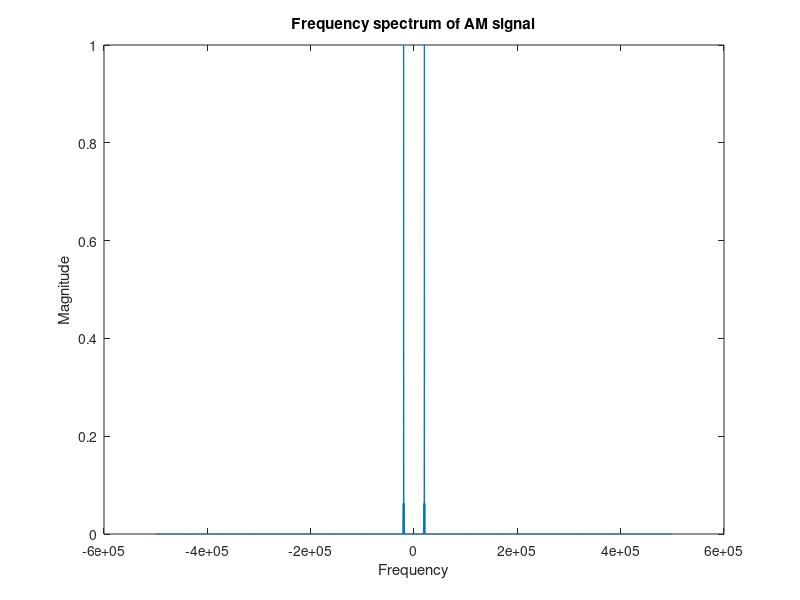
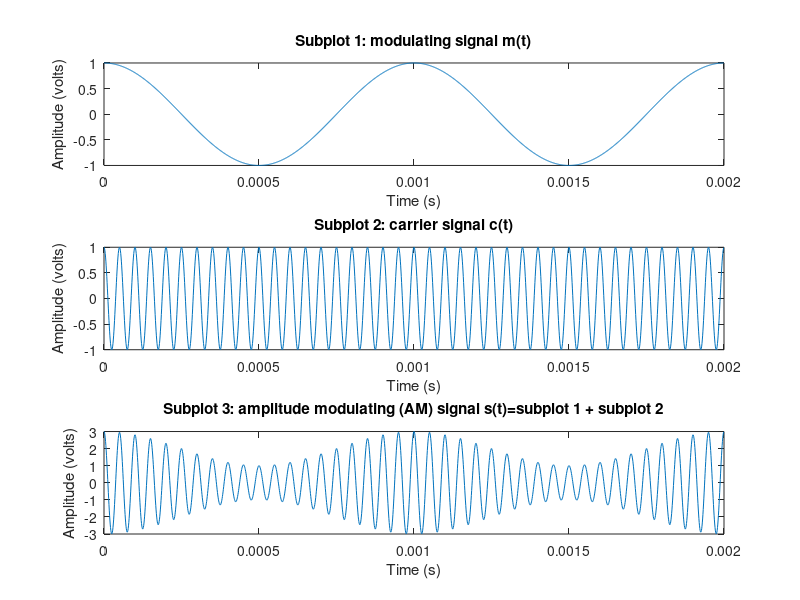
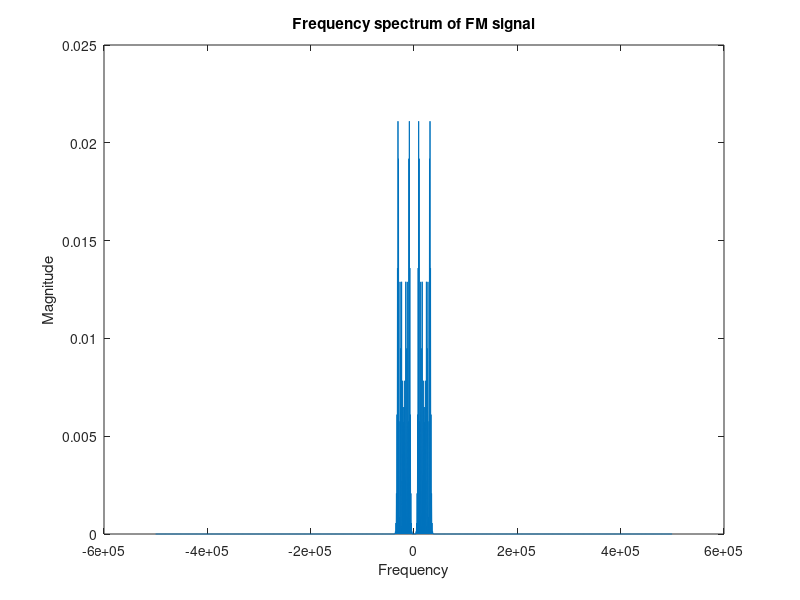
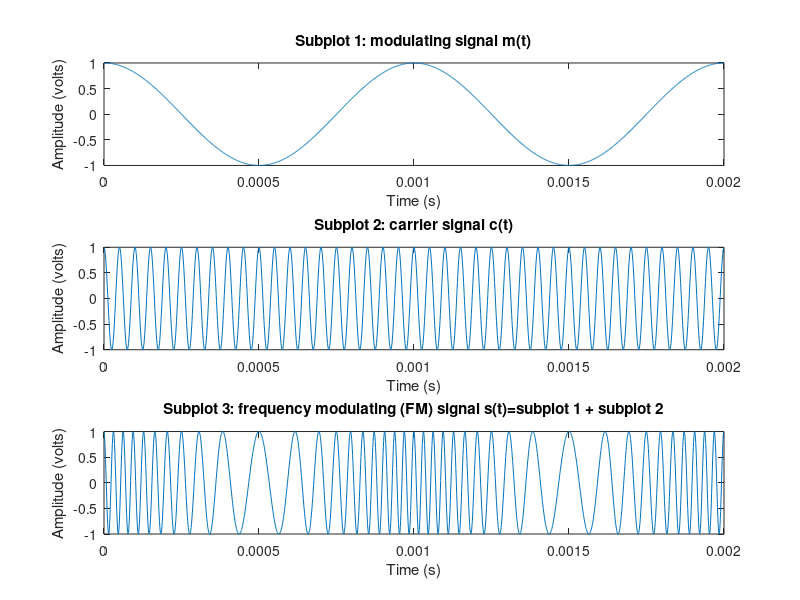

Here is the MATLAB script that generated these plots, in order:
fc = 20000;                     %Carrier frequency = 20 KHz
fm = 1000;                      %Modulating frequency = 1 KHz
fs = 50*fc;                     %Sampling frequency
ti = 0;                         %Intial time = 0 ms
tf = 0.002;                     %Final time = 2 ms
ts = 1/fs;                      %Sampling time
t = (ti:ts:tf-ts);              %Time vector

%1 amplitude modulated waveform (AM), K = 2V DC
K = 2;

m_t = cos(2*pi*fm*t);
c_t = cos(2*pi*fc*t);
s_t_1 = (m_t + K).*c_t;

L1=length(s_t_1);
spec_s_t_1 = (fftshift(abs(fft(s_t_1))).^2)/(L1^2);
freq1 = [-L1/2:1:L1/2-1]*fs/L1;
figure(1);
plot(freq1, spec_s_t_1);
title("Frequency spectrum of AM signal");
xlabel('Frequency');
ylabel('Magnitude');

figure(2);
subplot(3, 1, 1);
plot(t, m_t);
title("Subplot 1: modulating signal m(t)");
xlabel('Time (s)');
ylabel('Amplitude (volts)');

subplot(3, 1, 2);
plot(t, c_t);
title("Subplot 2: carrier signal c(t)");
xlabel('Time (s)');
ylabel('Amplitude (volts)');

subplot(3, 1, 3);
plot(t, s_t_1);
title("Subplot 3: amplitude modulating (AM) signal s(t)=subplot 1 + subplot 2");
xlabel('Time (s)');
ylabel('Amplitude (volts)');

%2 frequency modulated waveform (FM), A = 1 V (amplitude)
A = 1;
int_m_t = cumsum(m_t);
Kf = 2/(max(int_m_t));

s_t_2 = A*cos(2*pi*fc*t + 2*pi*Kf*int_m_t);

L2=length(s_t_2);
spec_s_t_2 = (fftshift(abs(fft(s_t_2))).^2)/(L2^2);
freq2 = [-L2/2:1:L2/2-1]*fs/L2;
figure(3);
plot(freq2, spec_s_t_2);
title("Frequency spectrum of FM signal");
xlabel('Frequency');
ylabel('Magnitude');

figure (4);
subplot(3, 1, 1);
plot(t, m_t);
title("Subplot 1: modulating signal m(t)");
xlabel('Time (s)');
ylabel('Amplitude (volts)');

subplot(3, 1, 2);
plot(t, c_t);
title("Subplot 2: carrier signal c(t)");
xlabel('Time (s)');
ylabel('Amplitude (volts)');

subplot(3, 1, 3);
plot(t, s_t_2);
title("Subplot 3: frequency modulating (FM) signal s(t)=subplot 1 + subplot 2");
xlabel('Time (s)');
ylabel('Amplitude (volts)');
